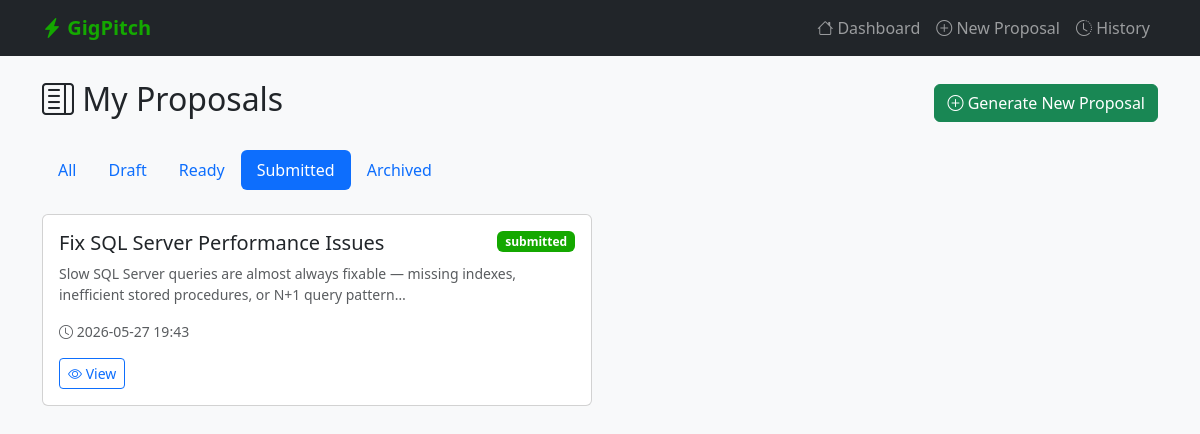
The app's page /?status=submitted with its own data.
### tables this page shows
CREATE TABLE proposals (
                id INTEGER PRIMARY KEY AUTOINCREMENT,
                user_id INTEGER NOT NULL,
                job_title TEXT NOT NULL,
                job_description TEXT NOT NULL,
                client_questions TEXT,
                opening TEXT NOT NULL,
                introduction TEXT NOT NULL,
                deliverables TEXT NOT NULL,
                related_projects TEXT NOT NULL,
                cta TEXT NOT NULL,
                loom_url TEXT,
                full_text TEXT NOT NULL,
                status TEXT NOT NULL DEFAULT 'draft',
                created_at DATETIME DEFAULT CURRENT_TIMESTAMP,
                updated_at DATETIME DEFAULT CURRENT_TIMESTAMP,
                FOREIGN KEY (user_id) REFERENCES users(id)
            );

### app.py (the view)
@app.route("/")
def index():
    user_id = get_default_user_id()
    proposals = get_all_proposals(user_id) if user_id else []
    status_filter = request.args.get("status", "")
    if status_filter:
        proposals = [p for p in proposals if p["status"] == status_filter]
    return render_template("index.html", proposals=proposals, status_filter=status_filter)

### app.py (called while the page is built)
def get_default_user_id():
    from database.db import get_db
    conn = get_db()
    try:
        user = conn.execute("SELECT id FROM users LIMIT 1").fetchone()
        return user["id"] if user else None
    finally:
        conn.close()

### database/db.py (called while the page is built)
def get_db():
    conn = sqlite3.connect(DB_PATH)
    conn.row_factory = sqlite3.Row
    conn.execute("PRAGMA foreign_keys = ON")
    return conn

### proposals/proposal_builder.py (called while the page is built)
def get_all_proposals(user_id: int) -> list:
    conn = get_db()
    try:
        rows = conn.execute(
            "SELECT * FROM proposals WHERE user_id = ? ORDER BY updated_at DESC",
            (user_id,)
        ).fetchall()
        proposals = []
        for row in rows:
            data = dict(row)
            data["deliverables"] = json.loads(data.get("deliverables", "[]"))
            data["related_projects"] = json.loads(data.get("related_projects", "[]"))
            proposals.append(data)
        return proposals
    finally:
        conn.close()

### templates/index.html (shortened to what this page needs)
{% extends "base.html" %}
{% block content %}
<div class="d-flex justify-content-between align-items-center mb-4">
    <h2><i class="bi bi-layout-text-sidebar"></i> My Proposals</h2>
    <a href="{{ url_for('generate') }}" class="btn btn-success">
        <i class="bi bi-plus-circle"></i> Generate New Proposal
    </a>
</div>
<ul class="nav nav-pills mb-4">
    <li class="nav-item">
        <a class="nav-link {% if not status_filter %}active{% endif %}" href="{{ url_for('index') }}">
            All
        </a>
    </li>
    {% for status in ['draft', 'ready', 'submitted', 'archived'] %}
    <li class="nav-item">
        <a class="nav-link {% if status_filter == status %}active{% endif %}"
           href="{{ url_for('index', status=status) }}">
            {{ status|capitalize }}
        </a>
    </li>
    {% endfor %}
</ul>
{% if proposals %}
    <div class="row g-3">
        {% for p in proposals %}
        <div class="col-md-6">
            <div class="card proposal-card h-100">
                <div class="card-body">
                    <div class="d-flex justify-content-between align-items-start mb-2">
                        <h5 class="card-title mb-0">{{ p.job_title }}</h5>
                        <span class="badge status-{{ p.status }} text-white ms-2">{{ p.status }}</span>
                    </div>
                    <p class="card-text text-muted small">
                        {{ p.opening[:120] }}{% if p.opening|length > 120 %}…{% endif %}
                    </p>
                    <div class="text-muted small mb-3">
                        <i class="bi bi-clock"></i>
                        {{ p.created_at[:16] if p.created_at else '' }}
                    </div>
                    <a href="{{ url_for('view_proposal', proposal_id=p.id) }}"
                       class="btn btn-outline-primary btn-sm">
                        <i class="bi bi-eye"></i> View
                    </a>
                </div>
            </div>
        </div>
        {% endfor %}
    </div>
{% endif %}
{% endblock %}

### templates/base.html (style rules this page uses)
body { background-color: #f8f9fa; }
.status-submitted { background-color: #14a800; }

### records on screen
proposals: status "Draft"
proposals: status "Ready"
proposals: job_title "Fix SQL Server Performance Issues", status "submitted", opening "Slow SQL Server queries are almost always fixable — missing indexes, inefficient stored procedures, or N+1 query pattern", created_at "2026-05-27 19:43"

### other values on screen
{{ status|capitalize }} "Submitted" "Archived"
